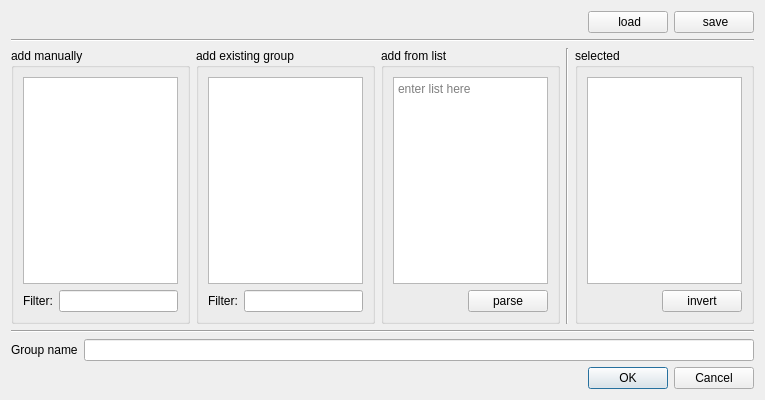
<?xml version="1.0" encoding="UTF-8"?>
<ui version="4.0">
 <class>AddGroupDialog</class>
 <widget class="QDialog" name="AddGroupDialog">
  <property name="geometry">
   <rect>
    <x>0</x>
    <y>0</y>
    <width>765</width>
    <height>400</height>
   </rect>
  </property>
  <property name="windowTitle">
   <string>Dialog</string>
  </property>
  <property name="windowOpacity">
   <double>1.000000000000000</double>
  </property>
  <layout class="QVBoxLayout" name="verticalLayout_3">
   <item>
    <layout class="QHBoxLayout" name="horizontalLayout_4">
     <item>
      <spacer name="horizontalSpacer">
       <property name="orientation">
        <enum>Qt::Horizontal</enum>
       </property>
       <property name="sizeHint" stdset="0">
        <size>
         <width>40</width>
         <height>20</height>
        </size>
       </property>
      </spacer>
     </item>
     <item>
      <widget class="QPushButton" name="pushButton_Load">
       <property name="toolTip">
        <string>load a predefined group</string>
       </property>
       <property name="statusTip">
        <string>load a predefined group</string>
       </property>
       <property name="text">
        <string> load</string>
       </property>
       <property name="icon">
        <iconset resource="../myresources.qrc">
         <normaloff>:/icons/icons/folder-open-5.png</normaloff>:/icons/icons/folder-open-5.png</iconset>
       </property>
      </widget>
     </item>
     <item>
      <widget class="QPushButton" name="pushButton_Save">
       <property name="toolTip">
        <string>save this group for further use</string>
       </property>
       <property name="statusTip">
        <string>save this group for further use</string>
       </property>
       <property name="text">
        <string> save</string>
       </property>
       <property name="icon">
        <iconset resource="../myresources.qrc">
         <normaloff>:/icons/icons/document-export.png</normaloff>:/icons/icons/document-export.png</iconset>
       </property>
      </widget>
     </item>
    </layout>
   </item>
   <item>
    <widget class="Line" name="line">
     <property name="orientation">
      <enum>Qt::Horizontal</enum>
     </property>
    </widget>
   </item>
   <item>
    <layout class="QHBoxLayout" name="horizontalLayout_2">
     <item>
      <widget class="QGroupBox" name="groupBox">
       <property name="title">
        <string>add manually</string>
       </property>
       <layout class="QVBoxLayout" name="verticalLayout">
        <item>
         <widget class="QListView" name="listView_all">
          <property name="toolTip">
           <string>list of available items</string>
          </property>
          <property name="statusTip">
           <string>list of available items</string>
          </property>
          <property name="editTriggers">
           <set>QAbstractItemView::NoEditTriggers</set>
          </property>
          <property name="selectionMode">
           <enum>QAbstractItemView::ExtendedSelection</enum>
          </property>
         </widget>
        </item>
        <item>
         <layout class="QHBoxLayout" name="horizontalLayout">
          <item>
           <widget class="QLabel" name="label_4">
            <property name="text">
             <string>Filter:</string>
            </property>
           </widget>
          </item>
          <item>
           <widget class="QLineEdit" name="lineEdit_allStationsFilter">
            <property name="toolTip">
             <string>filter by name</string>
            </property>
            <property name="statusTip">
             <string>filter by name</string>
            </property>
           </widget>
          </item>
         </layout>
        </item>
       </layout>
      </widget>
     </item>
     <item>
      <widget class="QGroupBox" name="groupBox_4">
       <property name="title">
        <string>add existing group</string>
       </property>
       <layout class="QVBoxLayout" name="verticalLayout_5">
        <item>
         <widget class="QListView" name="listView_groups"/>
        </item>
        <item>
         <layout class="QHBoxLayout" name="horizontalLayout_7">
          <item>
           <widget class="QLabel" name="label_5">
            <property name="text">
             <string>Filter:</string>
            </property>
           </widget>
          </item>
          <item>
           <widget class="QLineEdit" name="lineEdit_allStationsFilter_group">
            <property name="toolTip">
             <string>filter by name</string>
            </property>
            <property name="statusTip">
             <string>filter by name</string>
            </property>
           </widget>
          </item>
         </layout>
        </item>
       </layout>
      </widget>
     </item>
     <item>
      <widget class="QGroupBox" name="groupBox_2">
       <property name="title">
        <string>add from list</string>
       </property>
       <layout class="QVBoxLayout" name="verticalLayout_4">
        <item>
         <widget class="QPlainTextEdit" name="plainTextEdit_list">
          <property name="placeholderText">
           <string>enter list here</string>
          </property>
         </widget>
        </item>
        <item>
         <layout class="QHBoxLayout" name="horizontalLayout_5">
          <item>
           <spacer name="horizontalSpacer_2">
            <property name="orientation">
             <enum>Qt::Horizontal</enum>
            </property>
            <property name="sizeHint" stdset="0">
             <size>
              <width>40</width>
              <height>20</height>
             </size>
            </property>
           </spacer>
          </item>
          <item>
           <widget class="QPushButton" name="pushButton_parse">
            <property name="text">
             <string>parse</string>
            </property>
            <property name="icon">
             <iconset resource="../myresources.qrc">
              <normaloff>:/icons/icons/dialog-ok-2.png</normaloff>:/icons/icons/dialog-ok-2.png</iconset>
            </property>
           </widget>
          </item>
         </layout>
        </item>
       </layout>
      </widget>
     </item>
     <item>
      <widget class="Line" name="line_3">
       <property name="orientation">
        <enum>Qt::Vertical</enum>
       </property>
      </widget>
     </item>
     <item>
      <widget class="QGroupBox" name="groupBox_3">
       <property name="title">
        <string>selected</string>
       </property>
       <layout class="QVBoxLayout" name="verticalLayout_2">
        <item>
         <widget class="QListWidget" name="listWidget_selected">
          <property name="toolTip">
           <string>list of selected items</string>
          </property>
          <property name="statusTip">
           <string>list of selected items</string>
          </property>
          <property name="editTriggers">
           <set>QAbstractItemView::NoEditTriggers</set>
          </property>
          <property name="selectionMode">
           <enum>QAbstractItemView::SingleSelection</enum>
          </property>
         </widget>
        </item>
        <item>
         <layout class="QHBoxLayout" name="horizontalLayout_6">
          <property name="bottomMargin">
           <number>0</number>
          </property>
          <item>
           <spacer name="horizontalSpacer_3">
            <property name="orientation">
             <enum>Qt::Horizontal</enum>
            </property>
            <property name="sizeHint" stdset="0">
             <size>
              <width>40</width>
              <height>20</height>
             </size>
            </property>
           </spacer>
          </item>
          <item>
           <widget class="QPushButton" name="pushButton_invert">
            <property name="text">
             <string>invert</string>
            </property>
            <property name="icon">
             <iconset resource="../myresources.qrc">
              <normaloff>:/icons/icons/edit-undo-7.png</normaloff>:/icons/icons/edit-undo-7.png</iconset>
            </property>
           </widget>
          </item>
         </layout>
        </item>
       </layout>
      </widget>
     </item>
    </layout>
   </item>
   <item>
    <widget class="Line" name="line_2">
     <property name="orientation">
      <enum>Qt::Horizontal</enum>
     </property>
    </widget>
   </item>
   <item>
    <layout class="QHBoxLayout" name="horizontalLayout_3">
     <item>
      <widget class="QLabel" name="label_3">
       <property name="text">
        <string>Group name</string>
       </property>
      </widget>
     </item>
     <item>
      <widget class="QLineEdit" name="lineEdit_groupName">
       <property name="toolTip">
        <string>group name</string>
       </property>
       <property name="statusTip">
        <string>group name</string>
       </property>
      </widget>
     </item>
    </layout>
   </item>
   <item>
    <widget class="QDialogButtonBox" name="buttonBox">
     <property name="standardButtons">
      <set>QDialogButtonBox::Cancel|QDialogButtonBox::Ok</set>
     </property>
    </widget>
   </item>
  </layout>
 </widget>
 <resources>
  <include location="../myresources.qrc"/>
 </resources>
 <connections>
  <connection>
   <sender>buttonBox</sender>
   <signal>rejected()</signal>
   <receiver>AddGroupDialog</receiver>
   <slot>reject()</slot>
   <hints>
    <hint type="sourcelabel">
     <x>322</x>
     <y>331</y>
    </hint>
    <hint type="destinationlabel">
     <x>330</x>
     <y>313</y>
    </hint>
   </hints>
  </connection>
 </connections>
</ui>
